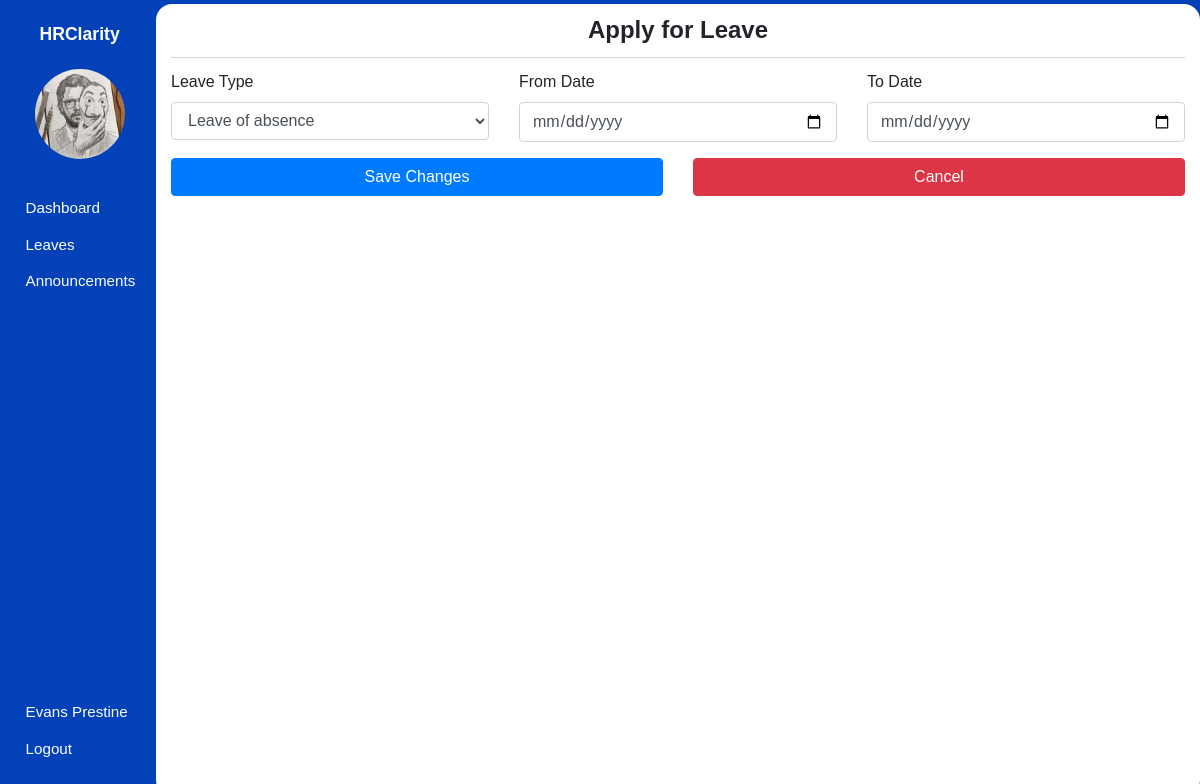
The page /employee/leaves/request (signed in) on the database its author committed.
### hrms/models.py (models this page shows, shortened)
class User(db.Model, UserMixin):
    id = db.Column(db.Integer, primary_key=True)
    first_name = db.Column(db.String(80), nullable=False)
    last_name = db.Column(db.String(120), nullable=False)
    dob = db.Column(db.Date, nullable=False)
    gender = db.Column(db.String(7), nullable=False)
    email_address = db.Column(db.String(120), nullable=False)
    phone_number = db.Column(db.String(20), nullable=False)
    national_id = db.Column(db.Integer, nullable=False)
    user_level = db.Column(db.Integer, nullable=False, default=1)
    user_type = db.Column(db.String(10), nullable=False, default='employee')
    password = db.Column(db.String(60), nullable=False)
    image_file = db.Column(db.String(20), nullable=False, default='default.jpg')
    leaves = db.relationship('Leave')
    occupation_id = db.Column(db.Integer, db.ForeignKey('occupation.id'), nullable=False)

### hrms/leaves/routes.py (the view, shortened to what this page needs)
@leaves.route('/employee/leaves/request', methods=['GET', 'POST'])
@login_required
def make_leave_request():
    form = MakeLeaveRequest()
    return render_template('employee/make_leave_request.html', page_title='Apply for Leave', form=form, user=current_user)

### hrms/leaves/forms.py
class MakeLeaveRequest(FlaskForm):
    leave_type = SelectField('Leave Type', choices=[('Leave of absence', 'Leave of absence'), ('Sick', 'Sick'), ('Maternal', 'Maternal'), ('Study', 'Study'), ('Sabbatical', 'Sabbatical')], validators=[DataRequired()], render_kw={"class":"form-control"})
    from_date = DateField('From Date', validators=[DataRequired()], render_kw={"class":"form-control"})
    to_date = DateField('To Date', validators=[DataRequired()], render_kw={"class":"form-control"})
    submit = SubmitField('Save Changes', render_kw={"class":"btn btn-primary btn-block"})

### hrms/models.py (called while the page is built)
@login_manager.user_loader
def load_user(user_id):
    user = User.query.filter_by(id=user_id).first()
    return user

### hrms/templates/employee/make_leave_request.html (shortened to what this page needs)
{% extends "main_layout.html" %} {% block body %}
<section class="app">
  {% include "aside.html" %}
  <main>
    <div class="main_container container-fluid login">
      <div class="body">
        <form action="" method="post">
          <h1>{{ page_title }}</h1>
          <div class="row">
            <div class="col">
              <div class="form-group">
                {{ form.leave_type.label }} {% if form.leave_type.errors %} {{
                form.leave_type }} {% for error in form.leave_type.errors %}
                <span class="text-danger">{{ error }}</span>
                {% endfor %} {% else %} {{ form.leave_type }} {% endif %}
              </div>
            </div>
            <div class="col">
              <div class="form-group">
                {{ form.from_date.label }} {% if form.from_date.errors %} {{
                form.from_date }} {% for error in form.from_date.errors %}
                <span class="text-danger">{{ error }}</span>
                {% endfor %} {% else %} {{ form.from_date }} {% endif %}
              </div>
            </div>
            <div class="col">
              <div class="form-group">
                {{ form.to_date.label }} {% if form.to_date.errors %} {{
                form.to_date }} {% for error in form.to_date.errors %}
                <span class="text-danger">{{ error }}</span>
                {% endfor %} {% else %} {{ form.to_date }} {% endif %}
              </div>
            </div>
          </div>
          <div class="row">
            <div class="col">{{ form.submit }}</div>
            <div class="col">
              <a
                href="{{ url_for('leaves.employee_view_leaves') }}"
                class="btn btn-danger btn-block"
                >Cancel</a
              >
            </div>
          </div>
        </form>
      </div>
    </div>
  </main>
</section>
{% endblock body %}

### hrms/templates/aside.html (shortened to what this page needs)
<aside>
  <h1 class="mt-3">HRClarity</h1>
  <div class="container text-center mt-4">
    <img src="{{ url_for('static', filename='images/profile_pictures/' ~ current_user.image_file ) }}" alt="Employee" class="rounded-circle" width="90" height="90" />
  </div>
  <div class="links">
    <ul>
      {% if current_user.user_level == 1 %}
        <li>
            <a href="{{ url_for('employee.employee_dashboard') }}">
                <span class="icon icon-home"></span>
                <span>Dashboard</span>
            </a>
        </li>
        <li>
            <a href="{{ url_for('leaves.employee_view_leaves') }}">
                <span class="icon icon-car"></span>
                <span>Leaves</span>
            </a>
        </li>
        <li>
            <a href="{{ url_for('announcements.employee_view_announcements') }}">
                <span class="icon icon-speaker"></span>
                <span>Announcements</span>
            </a>
        </li>
      {% endif %}
    </ul>
    <ul>
      <li>
        <a href="{{ url_for('user.profile_settings', employee_id=current_user.id) }}">
            <span class="icon icon-user"></span>
            <span>{{ user.first_name }} {{ user.last_name }}</span>
        </a>
      </li>
      <li>
        <a href="{{ url_for('user.logout') }}">
            <span class="icon icon-power-off"></span>
            <span>Logout</span>
        </a>
      </li>
    </ul>
  </div>
</aside>

### hrms/static/css/icomoon.css (style rules this page uses)
[class^="icon-"], [class*=" icon-"] { font-family: 'icomoon' !important; speak: none; font-style: normal; font-weight: normal; font-variant: normal; text-transform: none; line-height: 1; -webkit-font-smoothing: antialiased; -moz-osx-font-smoothing: grayscale; }
.icon-user:before { content: "\f007"; }
.icon-power-off:before { content: "\f011"; }
.icon-home:before { content: "\f015"; }
.icon-car:before { content: "\f1b9"; }
.icon-speaker:before { content: "\e32d"; }

### hrms/static/css/styles.css (style rules this page uses)
* { font-family: sans-serif, Arial, Helvetica; padding: 0; margin: 0; }
form h1 { border-bottom: 1px solid rgb(214, 214, 214); font-size: 1.5em; font-weight: bold; text-align: center; padding: 0.5em 0; margin: 0 0 0.5em; }
.app { background: #0241b8; height: 100vh; display: flex; align-items: center; }
.app aside { width: 13%; height: 100%; padding: 0.5em 0 0.2em 0.2em; color: #fff; }
.app aside h1 { font-size: 1.1em; font-weight: bold; text-align: center; }
.app aside .links ul { list-style: none; }
.app aside .links ul li { margin: 0.1em 0; padding: 6px; }
.app aside .links ul li a { text-decoration: none; color: #ffffff; display: flex; align-items: center; }
.app aside .links ul:nth-of-type(1) { margin: 2em 0; }
.app aside .links ul:nth-of-type(2) { position: absolute; bottom: 1em; }
.app aside .links .icon { margin: 0 0.3em 0 0; }
.app aside .links a span:nth-of-type(2), .app aside .links .icon { font-size: 0.95em; }
.app main { width: 87%; height: 99vh; overflow-y: auto; z-index: 5; }
.app main .main_container { border-radius: 16px; background: #fff; padding-bottom: 12px; height: 100%; overflow: auto; }

### rows shown on the page
User: image_file (picture), first_name "Evans", last_name "Prestine"

### other values the page prints
{{ page_title }} "Apply for Leave"
